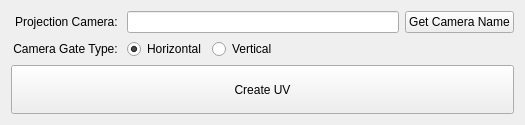
<?xml version="1.0" encoding="UTF-8"?>
<ui version="4.0">
 <class>Form</class>
 <widget class="QWidget" name="Form">
  <property name="geometry">
   <rect>
    <x>0</x>
    <y>0</y>
    <width>525</width>
    <height>125</height>
   </rect>
  </property>
  <property name="windowTitle">
   <string>Form</string>
  </property>
  <layout class="QVBoxLayout" name="verticalLayout">
   <item>
    <layout class="QHBoxLayout" name="horizontalLayout_2">
     <item>
      <widget class="QLabel" name="label_2">
       <property name="minimumSize">
        <size>
         <width>110</width>
         <height>0</height>
        </size>
       </property>
       <property name="maximumSize">
        <size>
         <width>110</width>
         <height>16777215</height>
        </size>
       </property>
       <property name="text">
        <string>Projection Camera: </string>
       </property>
       <property name="alignment">
        <set>Qt::AlignRight|Qt::AlignTrailing|Qt::AlignVCenter</set>
       </property>
      </widget>
     </item>
     <item>
      <widget class="QLineEdit" name="cameraNameEdit"/>
     </item>
     <item>
      <widget class="QPushButton" name="setCameraBtn">
       <property name="text">
        <string>Get Camera Name</string>
       </property>
      </widget>
     </item>
    </layout>
   </item>
   <item>
    <layout class="QHBoxLayout" name="horizontalLayout">
     <item>
      <widget class="QLabel" name="label">
       <property name="minimumSize">
        <size>
         <width>110</width>
         <height>0</height>
        </size>
       </property>
       <property name="maximumSize">
        <size>
         <width>110</width>
         <height>16777215</height>
        </size>
       </property>
       <property name="text">
        <string>Camera Gate Type: </string>
       </property>
       <property name="alignment">
        <set>Qt::AlignRight|Qt::AlignTrailing|Qt::AlignVCenter</set>
       </property>
      </widget>
     </item>
     <item>
      <widget class="QRadioButton" name="radioButton_2">
       <property name="text">
        <string>Horizontal</string>
       </property>
       <property name="checked">
        <bool>true</bool>
       </property>
       <attribute name="buttonGroup">
        <string notr="true">cameraGateTypeGrp</string>
       </attribute>
      </widget>
     </item>
     <item>
      <widget class="QRadioButton" name="radioButton">
       <property name="text">
        <string>Vertical</string>
       </property>
       <attribute name="buttonGroup">
        <string notr="true">cameraGateTypeGrp</string>
       </attribute>
      </widget>
     </item>
     <item>
      <spacer name="horizontalSpacer">
       <property name="orientation">
        <enum>Qt::Horizontal</enum>
       </property>
       <property name="sizeHint" stdset="0">
        <size>
         <width>40</width>
         <height>20</height>
        </size>
       </property>
      </spacer>
     </item>
    </layout>
   </item>
   <item>
    <widget class="QPushButton" name="okbtn">
     <property name="sizePolicy">
      <sizepolicy hsizetype="Minimum" vsizetype="Expanding">
       <horstretch>0</horstretch>
       <verstretch>0</verstretch>
      </sizepolicy>
     </property>
     <property name="text">
      <string>Create UV</string>
     </property>
    </widget>
   </item>
  </layout>
 </widget>
 <resources/>
 <connections/>
 <buttongroups>
  <buttongroup name="cameraGateTypeGrp"/>
 </buttongroups>
</ui>
